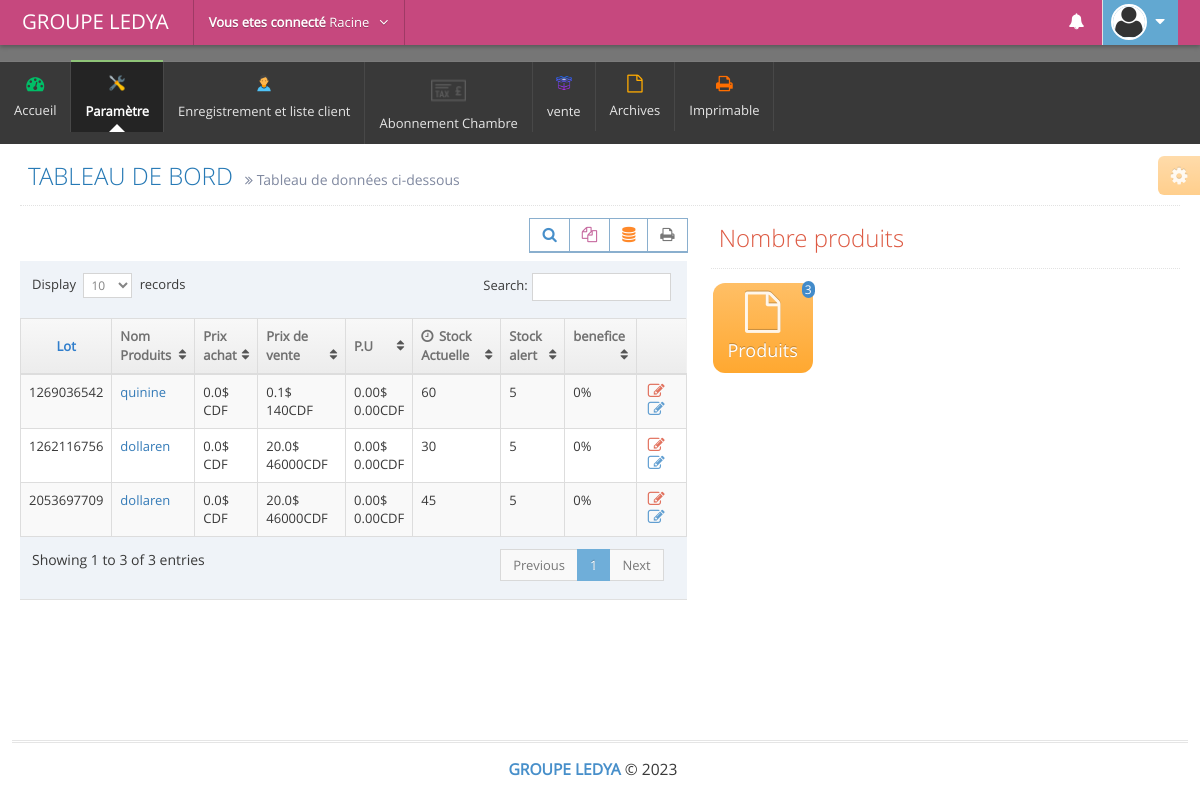
The page /admin/ajuster.php (signed in) on the database its author committed.
### tables this page shows
CREATE TABLE `appro` (
  `id` int(11) NOT NULL,
  `code_produits` text NOT NULL,
  `date_expiration` text NOT NULL,
  `lot` text NOT NULL,
  `qte_cart` text NOT NULL,
  `pa_usd` text NOT NULL,
  `pv_usd` float NOT NULL,
  `date_enregistrement` text NOT NULL,
  `sortie` int(11) NOT NULL,
  `alert` float NOT NULL,
  `qte_pieces` int(11) NOT NULL,
  `bg` float NOT NULL,
  `pourcentage` float NOT NULL,
  `pu_cdf` float NOT NULL,
  `nom_produits` text NOT NULL,
  `type_produits` text NOT NULL,
  `devise` text NOT NULL,
  `pa_cdf` text NOT NULL,
  `pv_cdf` float NOT NULL,
  `pu_usd` float NOT NULL,
  `perimer` int(11) NOT NULL,
  `perte_pv_cdf` float NOT NULL,
  `perte_pu_usd` float NOT NULL,
  `perte_pu_cdf` float NOT NULL,
  `perte_pv_usd` float NOT NULL,
  `perte_qte_cart` int(11) NOT NULL,
  `jours_expire` int(11) NOT NULL,
  `etat` int(11) NOT NULL,
  `position_alefte` text NOT NULL,
  `posologie` text NOT NULL
);

### admin/ajuster.php (the view, shortened to what this page needs)
            <?php include('includes/link.php'); ?>
            <?php include('includes/hea.php'); ?>
            <?php include'db/connectbdd.php';?>
            <div class="main-content">
                <div class="main-content-inner">
                    <div class="page-content">
                        <div class="ace-settings-container" id="ace-settings-container">
                            <div class="btn btn-app btn-xs btn-warning ace-settings-btn" id="ace-settings-btn">
                                <i class="ace-icon fa fa-cog bigger-130"></i>
                            </div>
         </div>
         <div class="page-header">
            <h1>
                  TABLEAU DE BORD
                  <small>
                        <i class="ace-icon fa fa-angle-double-right"></i>
                        Tableau de données ci-dessous
                 </small>
          </h1>
   </div>
   <div class="row">
     <div class="col-xs-12">
           <div class="row">
                 <div class="col-lg-7">
                       <div class="row">
                             <div class="col-xs-12">
                                <div class="row">
                                    <div class="col-xs-12">
                                     <div class="clearfix">
                                      <div class="pull-right tableTools-container"></div></div>
                                      <div>
                                          <table id="dynamic-table" class="table table-striped table-bordered table-hover">
                                                 <thead>
                                                        <tr> <th class="center">
                                                              Lot
                                                       </th>
                                                       <th>Nom Produits</th>
                                                       <th>Prix achat</th>
                                                       <th class="hidden-480">Prix de vente</th>
                                                        <th class="hidden-480">P.U</th>
                                                       <th><i class="ace-icon fa fa-clock-o bigger-110 hidden-480"></i>
                                                        Stock Actuelle
                                                 </th>
                                                 <th class="hidden-480">Stock alert</th>
                                                  <th class="hidden-480">benefice</th>
                                                 <th></th>
                                          </tr>
                                   </thead>
                                   <tbody>
                                     <?php
                                      $requete2 = mysqli_query($connection,"SELECT *FROM appro ORDER BY id DESC");
                                            while ($garde = mysqli_fetch_assoc($requete2)) {  ?>
                                           <tr>
                                                 <td class="center">
                                                       <?php echo $garde['lot']; ?>
                                               </td>
                                               <td><a href="#"><?php echo $garde['nom_produits']; ?></a></td>
                                               <td><?php  $y=$garde['pa_usd']; echo number_format($y,1)?>$
                                                    <br>
                                                 <?php echo $garde['pa_cdf']; ?>CDF</td>
                                                 <td><?php  $x=$garde['pv_usd']; echo number_format($x,1)?>$
                                                    <br>
                                                 <?php echo $garde['pv_cdf']; ?>CDF</td>
                                                  <td class="hidden-480"><?php  $k=$garde['pu_usd']; echo number_format($k,2)?>$
                                                    <br>
                                                 <?php  $pus=$garde['pu_cdf']; echo number_format($pus,2) ?>CDF</td>
                                               <td class="hidden-480"><?php echo $garde['qte_cart']; ?></td>
                                               <td><?php echo $garde['alert']; ?></td>
                                               <td class="hidden-480"> <?php echo $garde['bg'];  ?>%</td>
                                             <td>
                                                    <div class="hidden-sm hidden-xs action-buttons">
                                                                <a class="red" href="ajuster.php?finance=<?php echo $garde['id']; ?>">
                                                                	<i class="ace-icon fa fa-edit bigger-130"></i></a>
                                                                	   <a class="blue" href="ajuster.php?allert=<?php echo $garde['id']; ?>" >
                                                                	<i class="ace-icon fa fa-edit bigger-130"></i></a>
                                                                    </div>
                                                                                 </td></tr>
                                                                          <?php }
                                                                          ?>
</tbody>
</table>
</div>
</div>
</div>
</div>
</div>
</div>
<div class="col-lg-5">
<div class="page-header">
    <h1 class="red">
          Nombre produits
   </h1>
</div>
<a href="" class="btn btn-app btn-warning radius-7">
    <i class="ace-icon fa fa-file-o bigger-230"></i>
    Produits
    <span class="badge badge-primary badge-right">
          <?php
          $query5 = mysqli_query($connection,"SELECT COUNT(id) AS nbr FROM appro ");
          while ($gr = mysqli_fetch_assoc($query5)) {
                echo $gr['nbr'];
         } ?>
  </span>
</a>
<br><br>
</div>
</div>
</div>
</div>
</div>
</div>
</div>
<?php include('includes/ft.php'); ?>
</body>
</html>

### rows shown on the page
appro: lot "1269036542", nom_produits "quinine", pa_usd "0.0", pv_usd "0.1", pv_cdf "140", pu_usd "0.00", pu_cdf "0.00", qte_cart "60", alert "5", bg "0"
appro: lot "1262116756", nom_produits "dollaren", pa_usd "0.0", pv_usd "20.0", pv_cdf "46000", pu_usd "0.00", pu_cdf "0.00", qte_cart "30", alert "5", bg "0"
appro: lot "2053697709", nom_produits "dollaren", pa_usd "0.0", pv_usd "20.0", pv_cdf "46000", pu_usd "0.00", pu_cdf "0.00", qte_cart "45", alert "5", bg "0"

### other values the page prints
$username "Racine"
$gr['nbr'] "3"
